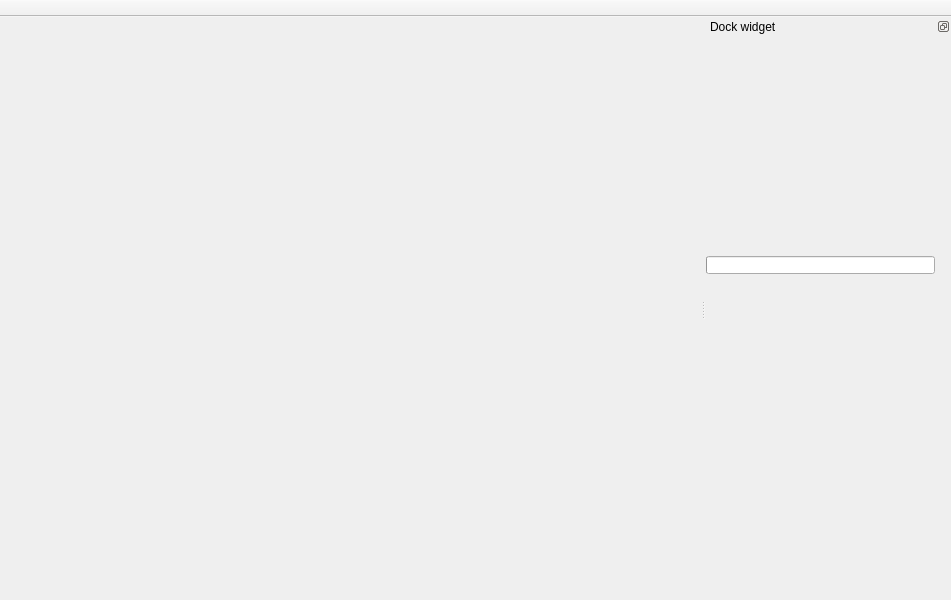
<?xml version="1.0" encoding="UTF-8"?>
<ui version="4.0">
 <class>MainWindow</class>
 <widget class="QMainWindow" name="MainWindow">
  <property name="geometry">
   <rect>
    <x>0</x>
    <y>0</y>
    <width>951</width>
    <height>600</height>
   </rect>
  </property>
  <property name="minimumSize">
   <size>
    <width>800</width>
    <height>474</height>
   </size>
  </property>
  <property name="baseSize">
   <size>
    <width>1000</width>
    <height>606</height>
   </size>
  </property>
  <property name="windowTitle">
   <string notr="true">Free Video Downloader</string>
  </property>
  <property name="windowIcon">
   <iconset resource="../../resources/resources.qrc">
    <normaloff>:/images/fvdownloader.png</normaloff>:/images/fvdownloader.png</iconset>
  </property>
  <property name="animated">
   <bool>true</bool>
  </property>
  <property name="dockOptions">
   <set>QMainWindow::AnimatedDocks</set>
  </property>
  <widget class="QWidget" name="centralWidget"/>
  <widget class="QToolBar" name="mainToolBar">
   <property name="sizePolicy">
    <sizepolicy hsizetype="Preferred" vsizetype="Fixed">
     <horstretch>0</horstretch>
     <verstretch>0</verstretch>
    </sizepolicy>
   </property>
   <property name="windowTitle">
    <string>Main toolbar</string>
   </property>
   <property name="movable">
    <bool>false</bool>
   </property>
   <property name="iconSize">
    <size>
     <width>48</width>
     <height>48</height>
    </size>
   </property>
   <property name="toolButtonStyle">
    <enum>Qt::ToolButtonTextUnderIcon</enum>
   </property>
   <attribute name="toolBarArea">
    <enum>TopToolBarArea</enum>
   </attribute>
   <attribute name="toolBarBreak">
    <bool>false</bool>
   </attribute>
  </widget>
  <widget class="CustomDockWidget" name="dockWidget">
   <property name="sizePolicy">
    <sizepolicy hsizetype="Preferred" vsizetype="Preferred">
     <horstretch>0</horstretch>
     <verstretch>0</verstretch>
    </sizepolicy>
   </property>
   <property name="minimumSize">
    <size>
     <width>245</width>
     <height>390</height>
    </size>
   </property>
   <property name="maximumSize">
    <size>
     <width>50000</width>
     <height>50000</height>
    </size>
   </property>
   <property name="focusPolicy">
    <enum>Qt::StrongFocus</enum>
   </property>
   <property name="accessibleName">
    <string>Search pane</string>
   </property>
   <property name="styleSheet">
    <string notr="true"/>
   </property>
   <property name="floating">
    <bool>false</bool>
   </property>
   <property name="features">
    <set>QDockWidget::DockWidgetFloatable|QDockWidget::DockWidgetMovable</set>
   </property>
   <property name="allowedAreas">
    <set>Qt::LeftDockWidgetArea|Qt::RightDockWidgetArea</set>
   </property>
   <property name="windowTitle">
    <string>Dock widget</string>
   </property>
   <attribute name="dockWidgetArea">
    <number>2</number>
   </attribute>
   <widget class="QWidget" name="dockWidgetContents">
    <property name="sizePolicy">
     <sizepolicy hsizetype="Ignored" vsizetype="Preferred">
      <horstretch>0</horstretch>
      <verstretch>0</verstretch>
     </sizepolicy>
    </property>
    <property name="maximumSize">
     <size>
      <width>16777215</width>
      <height>16777215</height>
     </size>
    </property>
    <property name="styleSheet">
     <string notr="true"/>
    </property>
    <layout class="QVBoxLayout" name="verticalLayout_3">
     <property name="spacing">
      <number>0</number>
     </property>
     <property name="margin">
      <number>0</number>
     </property>
     <item>
      <widget class="VideoPlayerWidget" name="dockFrame">
       <property name="focusPolicy">
        <enum>Qt::StrongFocus</enum>
       </property>
       <property name="styleSheet">
        <string notr="true"/>
       </property>
       <property name="frameShape">
        <enum>QFrame::NoFrame</enum>
       </property>
       <property name="frameShadow">
        <enum>QFrame::Plain</enum>
       </property>
       <property name="lineWidth">
        <number>0</number>
       </property>
       <widget class="VideoControl" name="videoControl" native="true">
        <property name="geometry">
         <rect>
          <x>0</x>
          <y>238</y>
          <width>230</width>
          <height>16</height>
         </rect>
        </property>
       </widget>
       <widget class="DescriptionPanel" name="descriptionWidget" native="true">
        <property name="geometry">
         <rect>
          <x>0</x>
          <y>248</y>
          <width>230</width>
          <height>16</height>
         </rect>
        </property>
       </widget>
       <widget class="VideoProgressBar" name="videoProgress">
        <property name="geometry">
         <rect>
          <x>0</x>
          <y>220</y>
          <width>229</width>
          <height>18</height>
         </rect>
        </property>
        <property name="maximumSize">
         <size>
          <width>16777215</width>
          <height>18</height>
         </size>
        </property>
        <property name="styleSheet">
         <string notr="true"/>
        </property>
        <property name="maximum">
         <number>10000</number>
        </property>
        <property name="value">
         <number>0</number>
        </property>
        <property name="textVisible">
         <bool>false</bool>
        </property>
       </widget>
      </widget>
     </item>
    </layout>
   </widget>
  </widget>
  <widget class="QMenuBar" name="menuBar">
   <property name="geometry">
    <rect>
     <x>0</x>
     <y>0</y>
     <width>951</width>
     <height>21</height>
    </rect>
   </property>
  </widget>
  <action name="actionAbout">
   <property name="icon">
    <iconset>
     <normaloff>:/images/help_about.png</normaloff>:/images/help_about.png</iconset>
   </property>
   <property name="text">
    <string>Information</string>
   </property>
  </action>
  <action name="actionConfigure">
   <property name="icon">
    <iconset>
     <normaloff>:/images/configure.png</normaloff>:/images/configure.png</iconset>
   </property>
   <property name="text">
    <string>Configure</string>
   </property>
  </action>
  <action name="actionSearchVideo">
   <property name="icon">
    <iconset>
     <normaloff>:/images/search.png</normaloff>:/images/search.png</iconset>
   </property>
   <property name="text">
    <string>Search video</string>
   </property>
  </action>
 </widget>
 <layoutdefault spacing="6" margin="11"/>
 <customwidgets>
  <customwidget>
   <class>VideoControl</class>
   <extends>QWidget</extends>
   <header>videocontrol.h</header>
   <container>1</container>
  </customwidget>
  <customwidget>
   <class>CustomDockWidget</class>
   <extends>QDockWidget</extends>
   <header>customdockwidget.h</header>
   <container>1</container>
  </customwidget>
  <customwidget>
   <class>VideoPlayerWidget</class>
   <extends>QFrame</extends>
   <header>videoplayerwidget.h</header>
   <container>1</container>
  </customwidget>
  <customwidget>
   <class>DescriptionPanel</class>
   <extends>QWidget</extends>
   <header>descriptionpanel.h</header>
   <container>1</container>
  </customwidget>
  <customwidget>
   <class>VideoProgressBar</class>
   <extends>QProgressBar</extends>
   <header>videoprogressbar.h</header>
  </customwidget>
 </customwidgets>
 <resources>
  <include location="../../resources/resources.qrc"/>
 </resources>
 <connections>
 </connections>
</ui>
